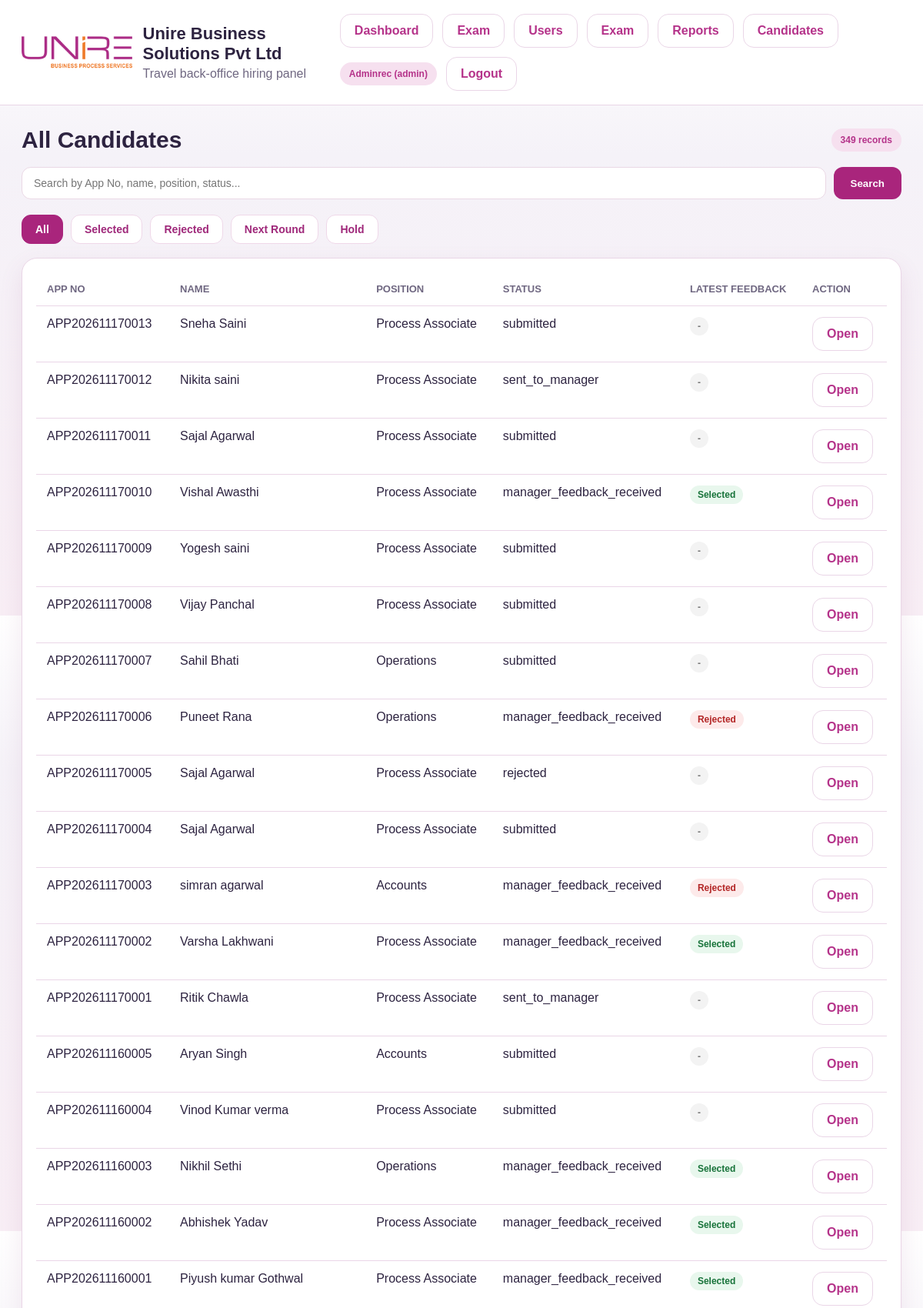
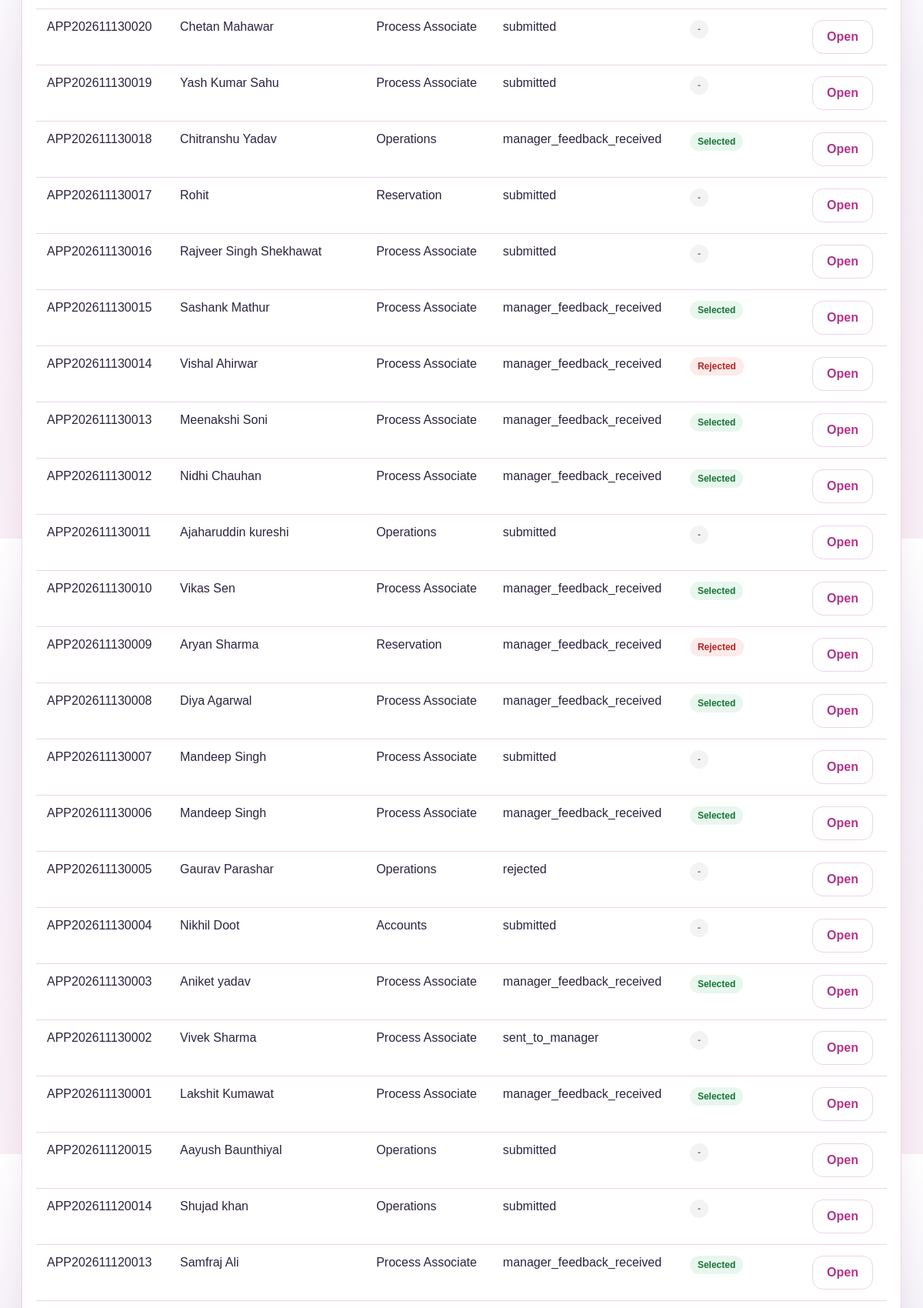
/recruiter-candidates.php (signed in, upper part), run on the app's committed database (2 pictures, top to bottom).
### tables this page shows
CREATE TABLE `candidates` (
  `id` int(10) UNSIGNED NOT NULL,
  `application_no` varchar(30) NOT NULL,
  `full_name` varchar(150) NOT NULL,
  `email` varchar(150) NOT NULL,
  `phone` varchar(20) NOT NULL,
  `alternate_phone` varchar(20) DEFAULT NULL,
  `gender` varchar(20) DEFAULT NULL,
  `dob` date DEFAULT NULL,
  `address` text DEFAULT NULL,
  `city` varchar(100) DEFAULT NULL,
  `state` varchar(100) DEFAULT NULL,
  `pincode` varchar(20) DEFAULT NULL,
  `highest_qualification` varchar(150) DEFAULT NULL,
  `total_experience` decimal(5,2) DEFAULT 0.00,
  `current_company` varchar(150) DEFAULT NULL,
  `current_salary` decimal(12,2) DEFAULT NULL,
  `expected_salary` decimal(12,2) DEFAULT NULL,
  `position_applied` varchar(150) NOT NULL,
  `department` varchar(100) DEFAULT NULL,
  `source_type` enum('walkin','qr','link','reference') DEFAULT 'walkin',
  `submitted_by_recruiter_id` int(10) UNSIGNED DEFAULT NULL,
  `current_status` varchar(50) NOT NULL DEFAULT 'submitted',
  `final_decision` enum('pending','selected','rejected') DEFAULT 'pending',
  `applied_at` timestamp NULL DEFAULT current_timestamp(),
  `updated_at` timestamp NULL DEFAULT current_timestamp() ON UPDATE current_timestamp(),
  `form_last_updated_by` int(10) UNSIGNED DEFAULT NULL,
  `form_last_updated_role` varchar(50) DEFAULT NULL,
  `form_last_updated_at` timestamp NULL DEFAULT NULL,
  `source_reference_name` varchar(255) DEFAULT NULL,
  `photo_path` varchar(255) DEFAULT NULL,
  `resume_path` varchar(255) DEFAULT NULL,
  `father_husband_name` varchar(150) DEFAULT NULL,
  `emergency_no` varchar(30) DEFAULT NULL,
  `age` int(11) DEFAULT NULL,
  `marital_status` varchar(20) DEFAULT NULL,
  `permanent_address` text DEFAULT NULL,
  `scheduled_exam` varchar(255) DEFAULT NULL,
  `career_goals` text DEFAULT NULL,
  `interest_in_field` text DEFAULT NULL,
  `notice_period` varchar(100) DEFAULT NULL,
  `notice_period_specify` varchar(255) DEFAULT NULL,
  `strengths` text DEFAULT NULL,
  `weakness` text DEFAULT NULL,
  `epf_registered` varchar(10) DEFAULT NULL,
  `uan_no` varchar(50) DEFAULT NULL,
  `esic_registered` varchar(10) DEFAULT NULL,
  `ip_no` varchar(50) DEFAULT NULL,
  `aadhaar_no` varchar(30) DEFAULT NULL,
  `pan_no` varchar(20) DEFAULT NULL,
  `bank_account_no` varchar(50) DEFAULT NULL,
  `ifsc_code` varchar(20) DEFAULT NULL,
  `hobbies` text DEFAULT NULL,
  `computer_knowledge` text DEFAULT NULL,
  `weekly_working_days` varchar(10) DEFAULT NULL,
  `medical_issue` varchar(255) DEFAULT NULL,
  `smoking` varchar(10) DEFAULT NULL,
  `self_vehicle` varchar(10) DEFAULT NULL,
  `driving_licence` varchar(10) DEFAULT NULL
);

### app/helpers/auth.php (called while the page is built, shortened)
<?php
function h($value) {
    return htmlspecialchars((string)$value, ENT_QUOTES, 'UTF-8');
}

### public/recruiter-candidates.php (the view, shortened to what this page needs)
<?php
require_once __DIR__ . '/../app/helpers/auth.php';
$pdo = Database::connect();
$tab = $_GET['tab'] ?? 'all';
$search = trim($_GET['search'] ?? '');
$sql = "
    SELECT
        c.id,
        c.application_no,
        c.full_name,
        c.position_applied,
        c.current_status,
        c.applied_at,
        (
            SELECT f.recommendation
            FROM interview_feedback f
            WHERE f.candidate_id = c.id
            ORDER BY f.id DESC
            LIMIT 1
        ) AS latest_feedback
    FROM candidates c
    WHERE 1=1
";
$params = [];
$sql .= " ORDER BY c.id DESC";
$stmt = $pdo->prepare($sql);
$stmt->execute($params);
$rows = $stmt->fetchAll(PDO::FETCH_ASSOC);
include __DIR__ . '/../app/views/layouts/header.php';
?>
<div class="section-title">
    <h2>All Candidates</h2>
    <span class="pill">
        <?= count($rows) ?> records
    </span>
</div>
<form method="GET" class="candidate-search">
    <input
        type="text"
        name="search"
        value="<?= h($search) ?>"
        placeholder="Search by App No, name, position, status..."
    >
    <button type="submit">
        Search
    </button>
</form>
<div class="candidate-tabs">
    <a
        href="?tab=all<?= $search !== '' ? '&search=' . urlencode($search) : '' ?>"
        class="candidate-tab <?= $tab === 'all' ? 'active' : '' ?>"
    >
        All
    </a>
    <a
        href="?tab=select<?= $search !== '' ? '&search=' . urlencode($search) : '' ?>"
        class="candidate-tab <?= $tab === 'select' ? 'active' : '' ?>"
    >
        Selected
    </a>
    <a
        href="?tab=reject<?= $search !== '' ? '&search=' . urlencode($search) : '' ?>"
        class="candidate-tab <?= $tab === 'reject' ? 'active' : '' ?>"
    >
        Rejected
    </a>
    <a
        href="?tab=next_round<?= $search !== '' ? '&search=' . urlencode($search) : '' ?>"
        class="candidate-tab <?= $tab === 'next_round' ? 'active' : '' ?>"
    >
        Next Round
    </a>
    <a
        href="?tab=hold<?= $search !== '' ? '&search=' . urlencode($search) : '' ?>"
        class="candidate-tab <?= $tab === 'hold' ? 'active' : '' ?>"
    >
        Hold
    </a>
</div>
<div class="card">
    <table>
        <thead>
            <tr>
                <th>App No</th>
                <th>Name</th>
                <th>Position</th>
                <th>Status</th>
                <th>Latest Feedback</th>
                <th>Action</th>
            </tr>
        </thead>
        <tbody>
        <?php if (empty($rows)): ?>
            <tr>
                <td colspan="6" style="text-align:center; padding:40px;">
                    No candidates found.
                </td>
            </tr>
        <?php else: ?>
            <?php foreach ($rows as $r): ?>
                <?php
                $feedback = $r['latest_feedback'];
                $feedbackClass = 'feedback-none';
                if ($feedback === 'select') {
                    $feedbackClass = 'feedback-select';
                } elseif ($feedback === 'reject') {
                    $feedbackClass = 'feedback-reject';
                } elseif ($feedback === 'next_round') {
                    $feedbackClass = 'feedback-next';
                } elseif ($feedback === 'hold') {
                    $feedbackClass = 'feedback-hold';
                }
                $feedbackText = $feedback ?: '-';
                if ($feedback === 'select') {
                    $feedbackText = 'Selected';
                } elseif ($feedback === 'reject') {
                    $feedbackText = 'Rejected';
                } elseif ($feedback === 'next_round') {
                    $feedbackText = 'Next Round';
                } elseif ($feedback === 'hold') {
                    $feedbackText = 'Hold';
                }
                ?>
                <tr>
                    <td>
                        <?= h($r['application_no']) ?>
                    </td>
                    <td>
                        <?= h($r['full_name']) ?>
                    </td>
                    <td>
                        <?= h($r['position_applied']) ?>
                    </td>
                    <td>
                        <?= h($r['current_status']) ?>
                    </td>
                    <td>
                        <span class="feedback-badge <?= $feedbackClass ?>">
                            <?= h($feedbackText) ?>
                        </span>
                    </td>
                    <td>
                        <a
                            class="btn btn-outline"
                            href="recruiter-candidate.php?id=<?= (int) $r['id'] ?>"
                        >
                            Open
                        </a>
                    </td>
                </tr>
            <?php endforeach; ?>
        <?php endif; ?>
        </tbody>
    </table>
</div>
<?php include __DIR__ . '/../app/views/layouts/footer.php'; ?>

### public/assets/css/style.css (style rules this page uses)
:root { --bg: #f5f2f8; --surface: #ffffff; --surface-2: #f8f4fa; --border: #ead6e7; --text: #2d2340; --muted: #6f6781; --primary: #b5338a; --primary-dark: #8f246c; --accent: #f3c7df; --danger: #c03b5f; --success: #2e8b57; --warning: #c46a00; --shadow: 0 12px 30px rgba(155, 85, 133, .12); --radius: 20px }
body { margin: 0; font-family: Arial, Helvetica, sans-serif; background: linear-gradient(180deg, #fff, #f5f2f8 25%, #f8eef5); color: var(--text) }
a { text-decoration: none; color: inherit }
.card { background: var(--surface); border: 1px solid var(--border); border-radius: var(--radius); padding: 18px; box-shadow: var(--shadow); }
.section-title { display: flex; justify-content: space-between; align-items: center; gap: 15px; margin: 0 0 18px }
.section-title h2 { margin: 0; font-size: 30px }
.btn { display: inline-flex; align-items: center; justify-content: center; gap: 8px; padding: 12px 18px; background: var(--primary); color: #fff; border: none; border-radius: 14px; cursor: pointer; font-weight: 700 }
.btn-outline { background: #fff; color: var(--primary); border: 1px solid var(--border) }
.pill, .badge { display: inline-flex; align-items: center; padding: 8px 12px; border-radius: 999px; background: #f6e0ef; color: var(--primary); font-size: 12px; font-weight: 700 }
table { width: 100%; border-collapse: collapse }
th, td { padding: 14px; border-bottom: 1px solid var(--border); text-align: left; vertical-align: top }
th { color: var(--muted); font-size: 13px; text-transform: uppercase }

### public/recruiter-candidates.php (style rules this page uses)
.candidate-tabs { display: flex; gap: 10px; flex-wrap: wrap; margin-bottom: 18px; }
.candidate-tab { display: inline-flex; align-items: center; gap: 7px; padding: 10px 17px; border: 1px solid #efd8e9; border-radius: 12px; background: #fff; color: #9f287a; text-decoration: none; font-weight: 600; font-size: 14px; transition: .2s; }
.candidate-tab.active { background: #a9257c; color: #fff; border-color: #a9257c; }
.candidate-search { display: flex; gap: 10px; margin-bottom: 20px; }
.candidate-search input { flex: 1; min-width: 200px; padding: 12px 15px; border: 1px solid #ead8e5; border-radius: 12px; font-size: 14px; outline: none; }
.candidate-search button { padding: 12px 22px; border: 0; border-radius: 12px; background: #a9257c; color: #fff; font-weight: 600; cursor: pointer; }
.feedback-badge { display: inline-flex; padding: 5px 10px; border-radius: 20px; font-size: 12px; font-weight: 600; }
.feedback-select { background: #e8f7ed; color: #18733a; }
.feedback-reject { background: #fdeaea; color: #b32626; }
.feedback-none { background: #f3f3f3; color: #777; }

### data on the page
candidates: application_no "APP202611170013", full_name "Sneha Saini", position_applied "Process Associate", current_status "submitted", feedbackText "-"
candidates: application_no "APP202611170012", full_name "Nikita saini", position_applied "Process Associate", current_status "sent_to_manager", feedbackText "-"
candidates: application_no "APP202611170011", full_name "Sajal Agarwal", position_applied "Process Associate", current_status "submitted", feedbackText "-"
candidates: application_no "APP202611170010", full_name "Vishal Awasthi", position_applied "Process Associate", current_status "manager_feedback_received", feedbackText "Selected"
candidates: application_no "APP202611170009", full_name "Yogesh saini", position_applied "Process Associate", current_status "submitted", feedbackText "-"
candidates: application_no "APP202611170008", full_name "Vijay Panchal", position_applied "Process Associate", current_status "submitted", feedbackText "-"
candidates: application_no "APP202611170007", full_name "Sahil Bhati", position_applied "Operations", current_status "submitted", feedbackText "-"
candidates: application_no "APP202611170006", full_name "Puneet Rana", position_applied "Operations", current_status "manager_feedback_received", feedbackText "Rejected"
candidates: application_no "APP202611170005", full_name "Sajal Agarwal", position_applied "Process Associate", current_status "rejected", feedbackText "-"
candidates: application_no "APP202611170004", full_name "Sajal Agarwal", position_applied "Process Associate", current_status "submitted", feedbackText "-"
candidates: application_no "APP202611170003", full_name "simran agarwal", position_applied "Accounts", current_status "manager_feedback_received", feedbackText "Rejected"
candidates: application_no "APP202611170002", full_name "Varsha Lakhwani", position_applied "Process Associate", current_status "manager_feedback_received", feedbackText "Selected"
candidates: application_no "APP202611170001", full_name "Ritik Chawla", position_applied "Process Associate", current_status "sent_to_manager", feedbackText "-"
candidates: application_no "APP202611160005", full_name "Aryan Singh", position_applied "Accounts", current_status "submitted", feedbackText "-"
candidates: application_no "APP202611160004", full_name "Vinod Kumar verma", position_applied "Process Associate", current_status "submitted", feedbackText "-"
candidates: application_no "APP202611160003", full_name "Nikhil Sethi", position_applied "Operations", current_status "manager_feedback_received", feedbackText "Selected"
candidates: application_no "APP202611160002", full_name "Abhishek Yadav", position_applied "Process Associate", current_status "manager_feedback_received", feedbackText "Selected"
candidates: application_no "APP202611160001", full_name "Piyush kumar Gothwal", position_applied "Process Associate", current_status "manager_feedback_received", feedbackText "Selected"
candidates: application_no "APP202611130020", full_name "Chetan Mahawar", position_applied "Process Associate", current_status "submitted", feedbackText "-"
candidates: application_no "APP202611130019", full_name "Yash Kumar Sahu", position_applied "Process Associate", current_status "submitted", feedbackText "-"
candidates: application_no "APP202611130018", full_name "Chitranshu Yadav", position_applied "Operations", current_status "manager_feedback_received", feedbackText "Selected"
candidates: application_no "APP202611130017", full_name "Rohit", position_applied "Reservation", current_status "submitted", feedbackText "-"
candidates: application_no "APP202611130016", full_name "Rajveer Singh Shekhawat", position_applied "Process Associate", current_status "submitted", feedbackText "-"
candidates: application_no "APP202611130015", full_name "Sashank Mathur", position_applied "Process Associate", current_status "manager_feedback_received", feedbackText "Selected"
candidates: application_no "APP202611130014", full_name "Vishal Ahirwar", position_applied "Process Associate", current_status "manager_feedback_received", feedbackText "Rejected"
candidates: application_no "APP202611130013", full_name "Meenakshi Soni", position_applied "Process Associate", current_status "manager_feedback_received", feedbackText "Selected"
candidates: application_no "APP202611130012", full_name "Nidhi Chauhan", position_applied "Process Associate", current_status "manager_feedback_received", feedbackText "Selected"
candidates: application_no "APP202611130011", full_name "Ajaharuddin kureshi", position_applied "Operations", current_status "submitted", feedbackText "-"
candidates: application_no "APP202611130010", full_name "Vikas Sen", position_applied "Process Associate", current_status "manager_feedback_received", feedbackText "Selected"
candidates: application_no "APP202611130009", full_name "Aryan Sharma", position_applied "Reservation", current_status "manager_feedback_received", feedbackText "Rejected"
candidates: application_no "APP202611130008", full_name "Diya Agarwal", position_applied "Process Associate", current_status "manager_feedback_received", feedbackText "Selected"
candidates: application_no "APP202611130007", full_name "Mandeep Singh", position_applied "Process Associate", current_status "submitted", feedbackText "-"
candidates: application_no "APP202611130006", full_name "Mandeep Singh", position_applied "Process Associate", current_status "manager_feedback_received", feedbackText "Selected"
candidates: application_no "APP202611130005", full_name "Gaurav Parashar", position_applied "Operations", current_status "rejected", feedbackText "-"
candidates: application_no "APP202611130004", full_name "Nikhil Doot", position_applied "Accounts", current_status "submitted", feedbackText "-"
candidates: application_no "APP202611130003", full_name "Aniket yadav", position_applied "Process Associate", current_status "manager_feedback_received", feedbackText "Selected"
candidates: application_no "APP202611130002", full_name "Vivek Sharma", position_applied "Process Associate", current_status "sent_to_manager", feedbackText "-"
candidates: application_no "APP202611130001", full_name "Lakshit Kumawat", position_applied "Process Associate", current_status "manager_feedback_received", feedbackText "Selected"
candidates: application_no "APP202611120015", full_name "Aayush Baunthiyal", position_applied "Operations", current_status "submitted", feedbackText "-"
candidates: application_no "APP202611120014", full_name "Shujad khan", position_applied "Operations", current_status "submitted", feedbackText "-"
candidates: application_no "APP202611120013", full_name "Samfraj Ali", position_applied "Process Associate", current_status "manager_feedback_received", feedbackText "Selected"

### other printed values
$user['name'] "Adminrec"
$user['role'] "admin"
count($rows) "349"
